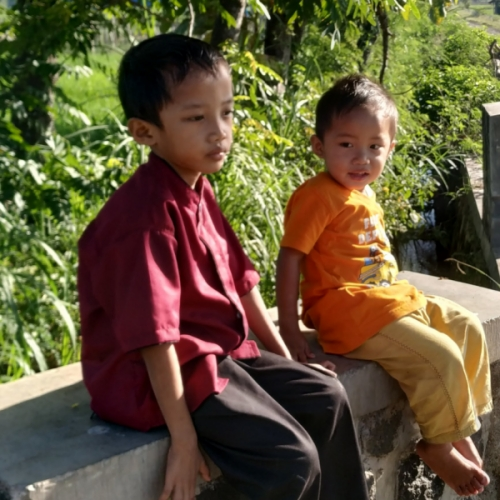
#> input picture images/sample.jpg, 500 x 500 px
$ python binary_transform.py
#> lines starting #> are read from the running program, lines starting #| are printed output that depends on the picture; after the words box and inside, x2 and y2 are one past the last pixel; in counts of white or black regions, pixels touching at a corner belong together
import cv2
import numpy as np

img = cv2.imread('images/sample.jpg')
#> img is the input picture: shape (500, 500, 3); mean B, G, R 55.8, 85.3, 98.2
image = cv2.cvtColor(img, cv2.COLOR_BGR2GRAY)
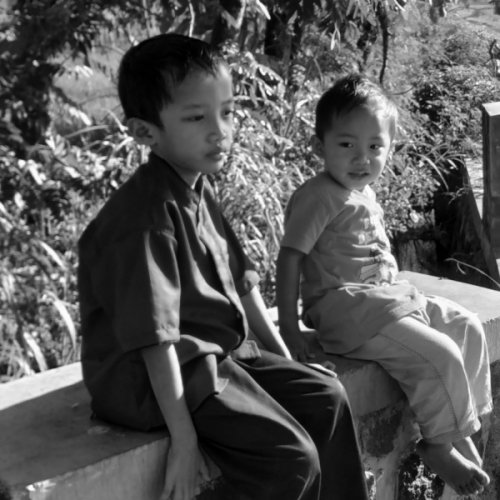
#> image: shape (500, 500); min 0, max 253, mean 85.8
h,w = image.shape
#> h = 500; w = 500

gr = np.zeros([h,w], dtype=np.uint8)

t = 110
for y in range(0, h):
  for x in range(0, w):
    v = int(img[y,x,0])
    if v < t:
      gr[y,x] = 0
    elif v >= t:
      gr[y, x] = 255
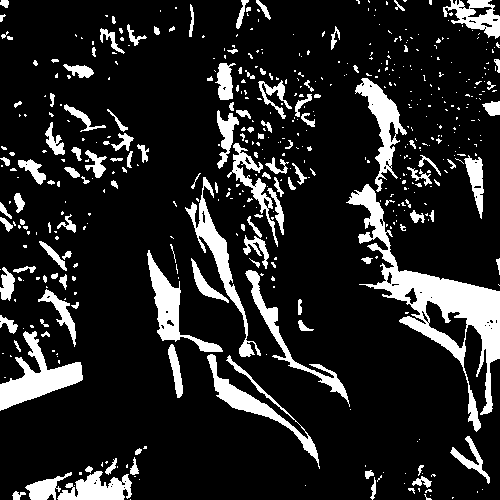
#> gr: shape (500, 500); 14.8% white; 503 white regions (371 under 20 px), largest, box (x1, y1, x2, y2) and area: (346, 184, 500, 432) 7504, (0, 331, 83, 411) 2480, (185, 177, 261, 357) 1961

cv2.imshow('gray',gr)
cv2.waitKey(0)
cv2.destroyAllWindows()

$ run again, with images/clahe_1.jpg copied over images/sample.jpg
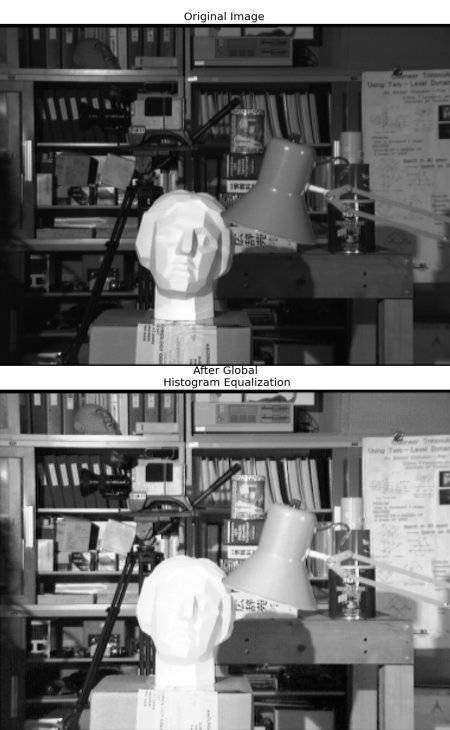
#> input picture images/clahe_1.jpg, 450 x 730 px
#> img is the input picture: shape (730, 450, 3); min 0, max 255, mean 107.8
#> after the loop `for y in range(0, h):`:
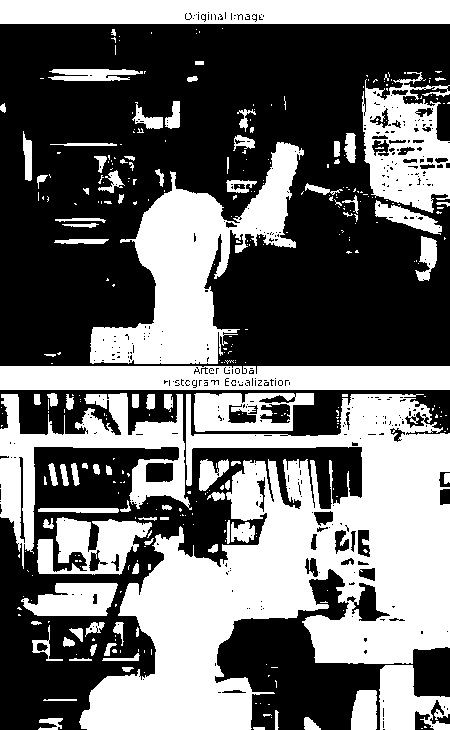
#> gr: shape (730, 450); 43.1% white; 363 white regions (269 under 20 px), largest, box (x1, y1, x2, y2) and area: (79, 394, 450, 730) 60650, (90, 142, 304, 364) 17930, (0, 0, 450, 24) 10646

$ run again, with images/crossword.jpg copied over images/sample.jpg
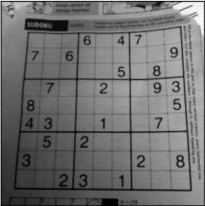
#> input picture images/crossword.jpg, 205 x 206 px
#> img is the input picture: shape (206, 205, 3); min 0, max 255, mean 111.6
#> after the loop `for y in range(0, h):`:
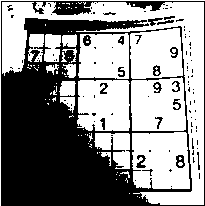
#> gr: shape (206, 205); 54.9% white; 106 black regions (85 under 20 px), largest, box (x1, y1, x2, y2) and area: (1, 1, 205, 206) 17917, (176, 155, 185, 168) 75, (136, 155, 146, 168) 73
